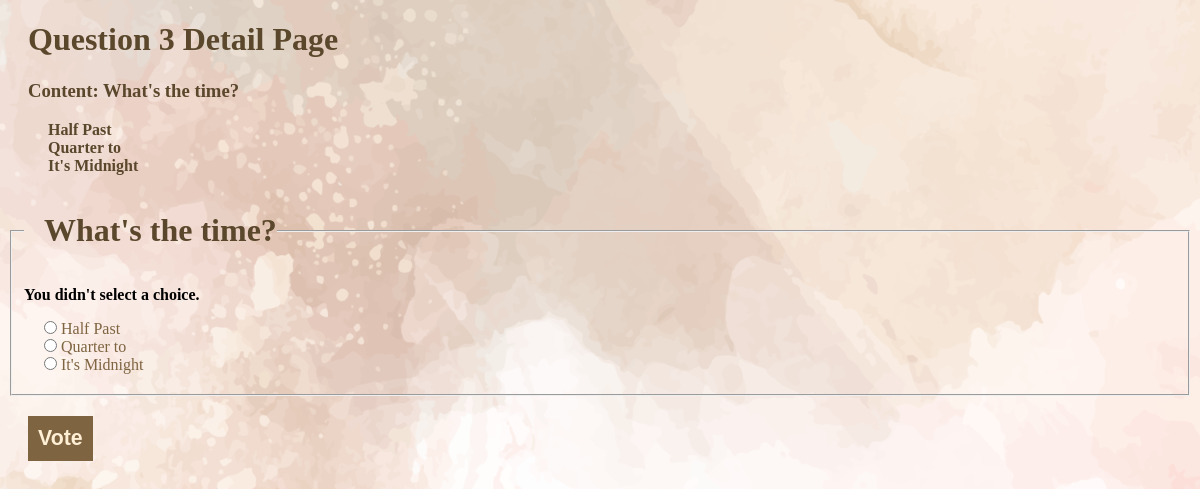
/polls/3/vote/, run on the app's committed database.
### polls/models.py (models this page shows, shortened)
class Question(models.Model):
    question_text = models.CharField(max_length=200)
    pub_date = models.DateTimeField("date published")
    def __str__(self) :
        return self.question_text

class Choice(models.Model):
    question = models.ForeignKey(Question, on_delete=models.CASCADE)
    choice_text = models.CharField(max_length=200)
    votes = models.IntegerField(default=0)

### polls/views.py (the view)
# urls.py: path("<int:question_id>/vote/", views.vote, name="vote")
def vote(request, question_id):
    question = get_object_or_404(Question, pk=question_id)
    try:
        selected_choice = question.choice_set.get(pk=request.POST["choice"])
    except (KeyError, Choice.DoesNotExist):
        return render(
            request,
            "polls/detail.html",
            {
                "question": question,
                "error_message": "You didn't select a choice." #this fills in the error message we put in earler
            },
        )
    else:
        selected_choice.votes=F("votes") + 1
        selected_choice.save()
        return HttpResponseRedirect(reverse("polls:results", args=(question.id,)))

### polls/templates/polls/detail.html (shortened to what this page needs)
{% load static %}
<!DOCTYPE html>
<html lang="en-US">
    <head>
        <link rel="stylesheet" href="{% static 'polls/style.css' %}">
    </head>
    <body>
        <h1>  Question {{question.id}} Detail Page</h1>
        <h3>  Content: {{ question }}</h3>
        <ul>
            {% for choice in question.choice_set.all %}
            <li>{{choice.choice_text}}</li>
            {% endfor %}
        </ul>
        <form action="{% url 'polls:vote' question.id %}" method="post">
            <fieldset>
                <legend><h1>{{ question.question_text }}</h1></legend>
                {% if error_message %}<p><strong>{{ error_message }}
                </strong></p>{% endif %}
                {% for choice in question.choice_set.all %}
                <input type="radio" class="radioChoice" name="choice" id="choice{{ forloop.counter}}" value="{{ choice.id }}">
                <label for="choice{{ forloop.counter }}"> {{choice.choice_text}} </label> <br>
                {% endfor %}
            </fieldset>
            <input type="submit"  value="Vote">
        </form>
    </body>
</html>

### polls/static/polls/style.css (style rules this page uses)
h1, h3 { margin-left: 20px; color: rgb(90, 71, 44); }
li a, label { color: rgb(126, 100, 65); font-size: 18; }
li { color: rgb(90, 71, 44); list-style: none; font-weight: bold; }
input, .voteAgain { color: papayawhip; background-color: rgb(126, 100, 65); font-weight: bold; font-size: 16pt; border: none; margin-left: 20px; margin-top: 20px; padding: 10px; }
.radioChoice { margin: 0; margin-left: 20px; padding: 0; }
fieldset { padding-top: 0px; margin-top: 0; padding-bottom: 20px; }
legend { padding: 0; margin-bottom: 0; }
body { background:white url("images/background.jpg") no-repeat; }

### data on the page
Question: id "3", question_text "What's the time?"
Choice: choice_text "Half Past"
Choice: choice_text "Quarter to"
Choice: choice_text "It's Midnight"

### other printed values
{{ error_message }} "You didn't select a choice."
